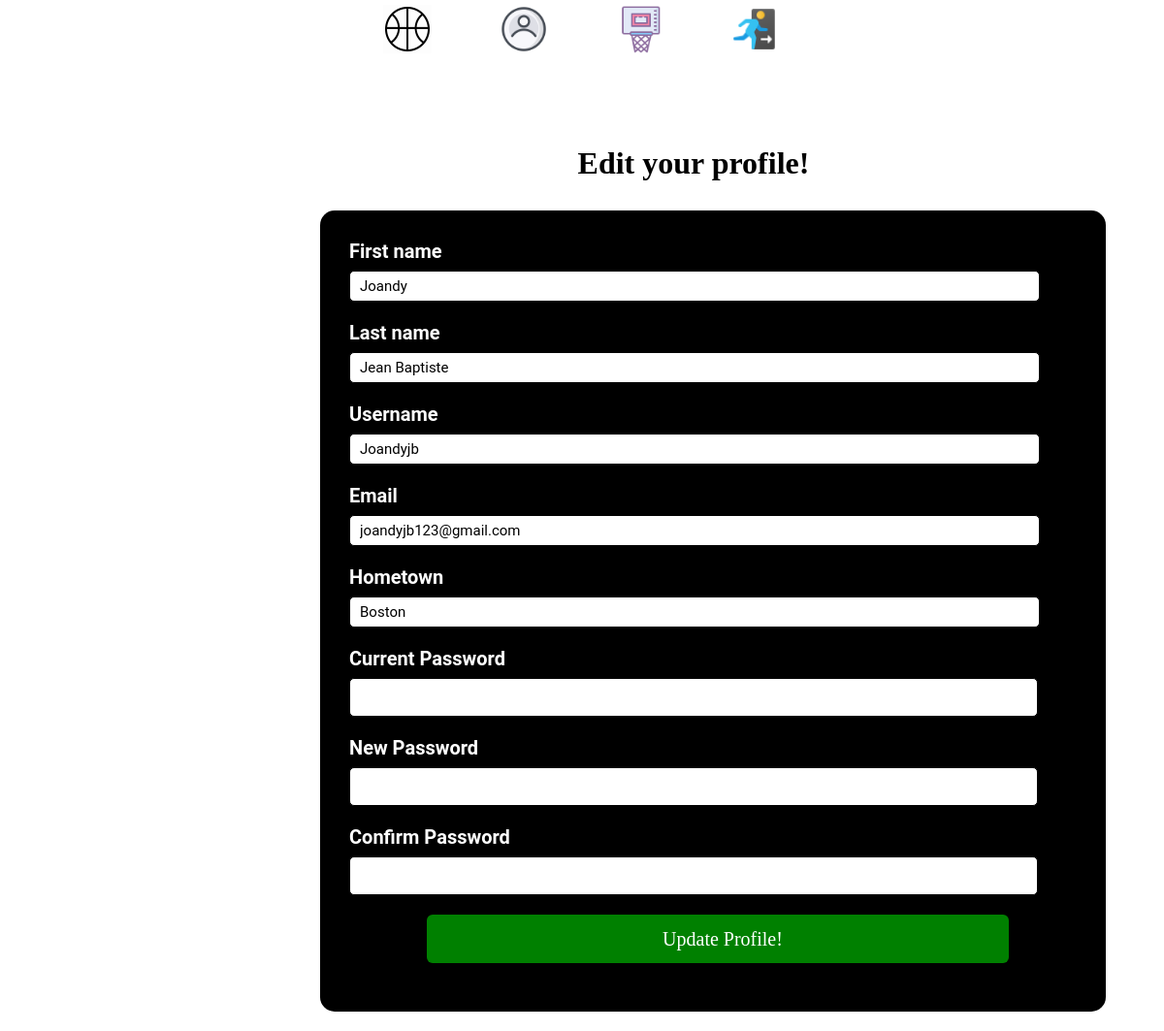
The app's page /profile/1 with its own data.
### PickupApp/models.py (models this page shows)
class User(models.Model):
    first_Name = models.CharField(max_length=45)
    last_Name = models.CharField(max_length=45)
    age = models.IntegerField()
    hometown  = models.CharField(max_length=45)
    username = models.CharField(max_length=45)
    email = models.TextField()
    password = models.TextField(max_length=45)
    courts = models.ManyToManyField(Court, related_name='players')
    created_at = models.DateTimeField(auto_now_add=True)
    updated_at = models.DateTimeField(auto_now=True)
    objects = UserManager()

### PickupApp/views.py (the view)
# urls.py: path('profile/<int:the_userInfo_id>', views.edit),
def edit(request, the_userInfo_id ):
    context = {
        'UserEditid' : User.objects.get(id=the_userInfo_id)
    }
    return render(request,'profile.html', context )

### PickupApp/templates/profile.html (shortened to what this page needs)
<!DOCTYPE html>
<html lang="en">
<head>
    {% load static %}
    <link rel="stylesheet" href="{% static 'profile.css' %}">
</head>
<body>
    <div id = 'wrapper'>
            <header>
                <nav>
                    <ul class=nav_links >
                    <li><a href ='/user/success'><img src='{% static "images/ball2.gif" %}'></a></li>
                    <li> <a href ='/profile/{{UserEditid.id}}'> <img src='{% static "images/prof.png" %}' ></a</li>
                    <li> <a href ='/AllCourt'><img src='{% static "images/hoop.png" %}'> </a></li>
                    <li><a href ='/user/logout' > <img src='{% static "images/log.png" %}'></a></li>
                    </ul>
                </nav>
            </div>
        <div class='bannerarea'>
            <h1>Edit your profile!</h1>
            <form action='/ProfileUpdate/{{UserEditid.id}}' method="POST">
            <label>First name
                <input type = 'text' name= 'EUserFname' value ='{{UserEditid.first_Name }}'>
            </label>
            <label>Last name
                <input type = 'text' name= 'EUserLname' value= '{{UserEditid.last_Name}}'>
            </label>
            <label>Username
                <input type = 'text' name= 'UserUsername' value ='{{UserEditid.username}}'>
            </label>
            <label>Email
                <input type = 'text' name= 'EUserMail'  value ='{{UserEditid.email}}'>
            </label>
            <label> Hometown
                <input type = 'text' name= 'UserHometown' value ='{{UserEditid.hometown}}'>
            </label>
            <label> Current Password
                <input type = 'password' name= 'oldpass' >
            </label>
            <label> New Password
                <input type = 'password' name= 'newpass' >
            </label>
            <label>Confirm Password
                <input type = 'password' name= 'newconfirmPass'>
            </label>
            <input type='submit' value='Update Profile!'>
        </div>
</body>
</html>

### PickupApp/static/profile.css (style rules this page uses)
* { margin:0; padding:0; }
#wrapper { width:100%; }
header { height: 110px; background: white; width: 100%; z-index: 12; position: fixed; margin: auto; }
.nav_links { list-style: none; padding: 0px 20px; display: flex; justify-content: center; }
.nav_links li a { transition: all 0.3s ease 0s ; }
h1 { margin-left: 0px; text-align: center ; padding-top: 150px;; }
.bannerarea { width: 950px; margin-left: 240px;; top: 130px; }
img { width: 50px; height: 50px; margin-top: 5px; margin-left: 35px; margin-right: 35px; }
form { width:800px; margin: 30px 20px 20px 90px; background-color:black; padding-top: 10px; border-radius: 15px; padding-left: 10px; padding-bottom: 50px; }
label { display: block; margin: 20px; font-family:Roboto ; font-size: 20px; font-weight: 700; color: white; }
input[type=submit] { display: block; margin:auto; padding-bottom: auto; border-radius: 6px; background-color: green; border: 2px; font-size: 20px; width: 600px; height: 50px; color: white; }
input[type=text] { display: block; margin-top:8px; width: 700px; height: 30px; border: 1px solid black; }
input[type=password] { display: block; margin-top:8px; width: 700px; height: 30px; border: 1px solid black; padding: 4px; }
input, textarea { margin: 0; font-family: inherit; font-size: 15px; line-height: inherit; padding-left: 10px ; border-radius: 5px; }

### records on screen
User: EUserFname "Joandy", EUserLname "Jean Baptiste", UserUsername "Joandyjb", EUserMail "joandyjb123@gmail.com", UserHometown "Boston"
